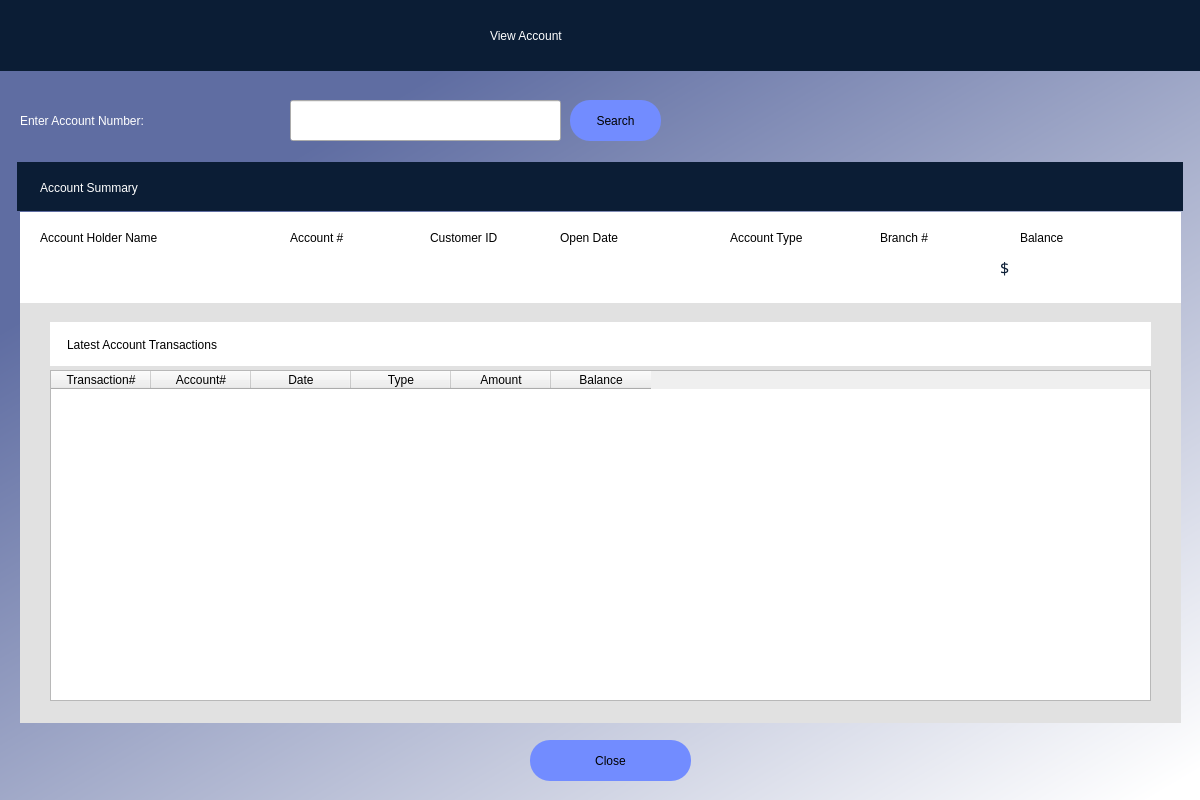
<?xml version="1.0" encoding="UTF-8"?>
<ui version="4.0">
 <class>Dialog</class>
 <widget class="QDialog" name="Dialog">
  <property name="geometry">
   <rect>
    <x>0</x>
    <y>0</y>
    <width>1200</width>
    <height>800</height>
   </rect>
  </property>
  <property name="windowTitle">
   <string>Rattler Bank Database</string>
  </property>
  <property name="windowIcon">
   <iconset>
    <normaloff>RB snake.png</normaloff>RB snake.png</iconset>
  </property>
  <property name="sizeGripEnabled">
   <bool>false</bool>
  </property>
  <widget class="QWidget" name="bgwidget" native="true">
   <property name="geometry">
    <rect>
     <x>0</x>
     <y>0</y>
     <width>1201</width>
     <height>800</height>
    </rect>
   </property>
   <property name="styleSheet">
    <string notr="true">QWidget#bgwidget{
background-color:qlineargradient(spread:pad, x1:0.242, y1:0.198727, x2:0.957, y2:1, stop:0 rgba(95, 109, 162, 255), stop:1 rgba(255, 255, 255, 255))}</string>
   </property>
   <widget class="QLabel" name="label_2">
    <property name="geometry">
     <rect>
      <x>10</x>
      <y>10</y>
      <width>321</width>
      <height>51</height>
     </rect>
    </property>
    <property name="text">
     <string/>
    </property>
    <property name="pixmap">
     <pixmap>RB3.png</pixmap>
    </property>
    <property name="scaledContents">
     <bool>true</bool>
    </property>
   </widget>
   <widget class="QLabel" name="label_6">
    <property name="geometry">
     <rect>
      <x>0</x>
      <y>0</y>
      <width>1201</width>
      <height>71</height>
     </rect>
    </property>
    <property name="styleSheet">
     <string notr="true">background-color: rgb(11, 29, 53);</string>
    </property>
    <property name="text">
     <string/>
    </property>
   </widget>
   <widget class="QLabel" name="employee_name">
    <property name="geometry">
     <rect>
      <x>10</x>
      <y>80</y>
      <width>241</width>
      <height>41</height>
     </rect>
    </property>
    <property name="styleSheet">
     <string notr="true">font: 12pt &quot;MS Shell Dlg 2&quot;;</string>
    </property>
    <property name="text">
     <string/>
    </property>
   </widget>
   <widget class="QLabel" name="label_13">
    <property name="geometry">
     <rect>
      <x>40</x>
      <y>167</y>
      <width>411</width>
      <height>41</height>
     </rect>
    </property>
    <property name="styleSheet">
     <string notr="true">font: 12pt &quot;Heebo&quot;; color:rgb(255, 255, 255)
</string>
    </property>
    <property name="text">
     <string>Account Summary</string>
    </property>
   </widget>
   <widget class="QLabel" name="label_14">
    <property name="geometry">
     <rect>
      <x>17</x>
      <y>162</y>
      <width>1166</width>
      <height>49</height>
     </rect>
    </property>
    <property name="styleSheet">
     <string notr="true">background-color: rgb(11, 29, 53);</string>
    </property>
    <property name="text">
     <string/>
    </property>
   </widget>
   <widget class="QLabel" name="label_4">
    <property name="geometry">
     <rect>
      <x>20</x>
      <y>212</y>
      <width>1161</width>
      <height>511</height>
     </rect>
    </property>
    <property name="styleSheet">
     <string notr="true">background-color: rgb(225, 225, 225);</string>
    </property>
    <property name="text">
     <string/>
    </property>
   </widget>
   <widget class="QLabel" name="label_5">
    <property name="geometry">
     <rect>
      <x>20</x>
      <y>212</y>
      <width>1161</width>
      <height>91</height>
     </rect>
    </property>
    <property name="styleSheet">
     <string notr="true">background-color: rgb(255, 255, 255);</string>
    </property>
    <property name="text">
     <string/>
    </property>
   </widget>
   <widget class="QLabel" name="label_16">
    <property name="geometry">
     <rect>
      <x>40</x>
      <y>222</y>
      <width>201</width>
      <height>31</height>
     </rect>
    </property>
    <property name="styleSheet">
     <string notr="true">
font: 8pt &quot;Heebo&quot;;
</string>
    </property>
    <property name="text">
     <string>Account Holder Name</string>
    </property>
   </widget>
   <widget class="QLabel" name="label_17">
    <property name="geometry">
     <rect>
      <x>290</x>
      <y>222</y>
      <width>201</width>
      <height>31</height>
     </rect>
    </property>
    <property name="styleSheet">
     <string notr="true">
font: 8pt &quot;Heebo&quot;;
</string>
    </property>
    <property name="text">
     <string>Account #</string>
    </property>
   </widget>
   <widget class="QLabel" name="label_18">
    <property name="geometry">
     <rect>
      <x>880</x>
      <y>222</y>
      <width>91</width>
      <height>31</height>
     </rect>
    </property>
    <property name="styleSheet">
     <string notr="true">
font: 8pt &quot;Heebo&quot;;
</string>
    </property>
    <property name="text">
     <string>Branch #</string>
    </property>
   </widget>
   <widget class="QLabel" name="customer_name">
    <property name="geometry">
     <rect>
      <x>40</x>
      <y>252</y>
      <width>201</width>
      <height>31</height>
     </rect>
    </property>
    <property name="font">
     <font>
      <family>Heebo</family>
      <pointsize>12</pointsize>
      <weight>50</weight>
      <italic>false</italic>
      <bold>false</bold>
     </font>
    </property>
    <property name="styleSheet">
     <string notr="true">font: 12pt &quot;Heebo&quot;;
</string>
    </property>
    <property name="text">
     <string/>
    </property>
   </widget>
   <widget class="QLabel" name="account_num">
    <property name="geometry">
     <rect>
      <x>290</x>
      <y>252</y>
      <width>121</width>
      <height>31</height>
     </rect>
    </property>
    <property name="font">
     <font>
      <family>Heebo</family>
      <pointsize>12</pointsize>
      <weight>50</weight>
      <italic>false</italic>
      <bold>false</bold>
     </font>
    </property>
    <property name="styleSheet">
     <string notr="true">font: 12pt &quot;Heebo&quot;;
</string>
    </property>
    <property name="text">
     <string/>
    </property>
   </widget>
   <widget class="QLabel" name="branch_num">
    <property name="geometry">
     <rect>
      <x>880</x>
      <y>252</y>
      <width>91</width>
      <height>31</height>
     </rect>
    </property>
    <property name="font">
     <font>
      <family>Heebo</family>
      <pointsize>12</pointsize>
      <weight>50</weight>
      <italic>false</italic>
      <bold>false</bold>
     </font>
    </property>
    <property name="styleSheet">
     <string notr="true">font: 12pt &quot;Heebo&quot;;
</string>
    </property>
    <property name="text">
     <string/>
    </property>
   </widget>
   <widget class="QLabel" name="balance">
    <property name="geometry">
     <rect>
      <x>1020</x>
      <y>252</y>
      <width>151</width>
      <height>31</height>
     </rect>
    </property>
    <property name="font">
     <font>
      <family>Arial Black</family>
      <pointsize>12</pointsize>
      <weight>10</weight>
      <italic>false</italic>
      <bold>false</bold>
     </font>
    </property>
    <property name="styleSheet">
     <string notr="true">font: 87 12pt &quot;Arial Black&quot;;
color: rgb(11, 29, 53);</string>
    </property>
    <property name="text">
     <string/>
    </property>
   </widget>
   <widget class="QLabel" name="label_23">
    <property name="geometry">
     <rect>
      <x>1020</x>
      <y>222</y>
      <width>201</width>
      <height>31</height>
     </rect>
    </property>
    <property name="styleSheet">
     <string notr="true">
font: 8pt &quot;Heebo&quot;;
</string>
    </property>
    <property name="text">
     <string>Balance</string>
    </property>
   </widget>
   <widget class="QLabel" name="customer_ID">
    <property name="geometry">
     <rect>
      <x>430</x>
      <y>252</y>
      <width>101</width>
      <height>31</height>
     </rect>
    </property>
    <property name="font">
     <font>
      <family>Heebo</family>
      <pointsize>12</pointsize>
      <weight>50</weight>
      <italic>false</italic>
      <bold>false</bold>
     </font>
    </property>
    <property name="styleSheet">
     <string notr="true">font: 12pt &quot;Heebo&quot;;
</string>
    </property>
    <property name="text">
     <string/>
    </property>
   </widget>
   <widget class="QLabel" name="label_25">
    <property name="geometry">
     <rect>
      <x>430</x>
      <y>222</y>
      <width>111</width>
      <height>31</height>
     </rect>
    </property>
    <property name="styleSheet">
     <string notr="true">
font: 8pt &quot;Heebo&quot;;
</string>
    </property>
    <property name="text">
     <string>Customer ID</string>
    </property>
   </widget>
   <widget class="QLabel" name="account_type">
    <property name="geometry">
     <rect>
      <x>730</x>
      <y>252</y>
      <width>111</width>
      <height>31</height>
     </rect>
    </property>
    <property name="font">
     <font>
      <family>Heebo</family>
      <pointsize>12</pointsize>
      <weight>50</weight>
      <italic>false</italic>
      <bold>false</bold>
     </font>
    </property>
    <property name="styleSheet">
     <string notr="true">font: 12pt &quot;Heebo&quot;;
</string>
    </property>
    <property name="text">
     <string/>
    </property>
   </widget>
   <widget class="QLabel" name="label_27">
    <property name="geometry">
     <rect>
      <x>730</x>
      <y>222</y>
      <width>111</width>
      <height>31</height>
     </rect>
    </property>
    <property name="styleSheet">
     <string notr="true">
font: 8pt &quot;Heebo&quot;;
</string>
    </property>
    <property name="text">
     <string>Account Type</string>
    </property>
   </widget>
   <widget class="QLabel" name="label_28">
    <property name="geometry">
     <rect>
      <x>560</x>
      <y>222</y>
      <width>111</width>
      <height>31</height>
     </rect>
    </property>
    <property name="styleSheet">
     <string notr="true">
font: 8pt &quot;Heebo&quot;;
</string>
    </property>
    <property name="text">
     <string>Open Date</string>
    </property>
   </widget>
   <widget class="QLabel" name="open_date">
    <property name="geometry">
     <rect>
      <x>560</x>
      <y>252</y>
      <width>151</width>
      <height>31</height>
     </rect>
    </property>
    <property name="font">
     <font>
      <family>Heebo</family>
      <pointsize>12</pointsize>
      <weight>50</weight>
      <italic>false</italic>
      <bold>false</bold>
     </font>
    </property>
    <property name="styleSheet">
     <string notr="true">font: 12pt &quot;Heebo&quot;;
</string>
    </property>
    <property name="text">
     <string/>
    </property>
   </widget>
   <widget class="QLabel" name="label_30">
    <property name="geometry">
     <rect>
      <x>50</x>
      <y>322</y>
      <width>1101</width>
      <height>44</height>
     </rect>
    </property>
    <property name="styleSheet">
     <string notr="true">background-color: rgb(255, 255, 255);</string>
    </property>
    <property name="text">
     <string/>
    </property>
   </widget>
   <widget class="QLabel" name="label_31">
    <property name="geometry">
     <rect>
      <x>67</x>
      <y>324</y>
      <width>411</width>
      <height>41</height>
     </rect>
    </property>
    <property name="styleSheet">
     <string notr="true">font: 10pt &quot;Heebo&quot;; </string>
    </property>
    <property name="text">
     <string>Latest Account Transactions</string>
    </property>
   </widget>
   <widget class="QLabel" name="enter_acct_num">
    <property name="geometry">
     <rect>
      <x>20</x>
      <y>100</y>
      <width>411</width>
      <height>41</height>
     </rect>
    </property>
    <property name="styleSheet">
     <string notr="true">font: 12pt &quot;Heebo&quot;; color:rgb(255, 255, 255)
</string>
    </property>
    <property name="text">
     <string>Enter Account Number:</string>
    </property>
   </widget>
   <widget class="QLineEdit" name="acct_search_field">
    <property name="geometry">
     <rect>
      <x>290</x>
      <y>100</y>
      <width>271</width>
      <height>41</height>
     </rect>
    </property>
    <property name="styleSheet">
     <string notr="true">QLineEdit:focus {
   border: 3px solid rgb(255, 217, 0);
}</string>
    </property>
   </widget>
   <widget class="QLabel" name="balance_2">
    <property name="geometry">
     <rect>
      <x>1000</x>
      <y>252</y>
      <width>21</width>
      <height>31</height>
     </rect>
    </property>
    <property name="font">
     <font>
      <family>Arial Black</family>
      <pointsize>12</pointsize>
      <weight>10</weight>
      <italic>false</italic>
      <bold>false</bold>
     </font>
    </property>
    <property name="styleSheet">
     <string notr="true">font: 87 12pt &quot;Arial Black&quot;;
color: rgb(11, 29, 53);</string>
    </property>
    <property name="text">
     <string>$</string>
    </property>
   </widget>
   <widget class="QPushButton" name="acct_search_button">
    <property name="geometry">
     <rect>
      <x>570</x>
      <y>100</y>
      <width>91</width>
      <height>41</height>
     </rect>
    </property>
    <property name="styleSheet">
     <string notr="true">QPushButton {
    border-radius: 20px;
    background-color: rgb(114, 140, 255);
    font: 9pt &quot;Heebo&quot;;
}

QPushButton:hover {
    background-color: rgb(93, 205, 245);
}

QPushButton:pressed {
    background-color:rgb(53, 93, 255)
}


</string>
    </property>
    <property name="text">
     <string>Search</string>
    </property>
   </widget>
   <widget class="QLabel" name="error">
    <property name="geometry">
     <rect>
      <x>680</x>
      <y>100</y>
      <width>501</width>
      <height>31</height>
     </rect>
    </property>
    <property name="styleSheet">
     <string notr="true">font: 11pt &quot;Arial Rounded MT Bold&quot;;
color: rgb(209, 0, 0)
</string>
    </property>
    <property name="text">
     <string/>
    </property>
   </widget>
   <widget class="QPushButton" name="close_button">
    <property name="geometry">
     <rect>
      <x>530</x>
      <y>740</y>
      <width>161</width>
      <height>41</height>
     </rect>
    </property>
    <property name="styleSheet">
     <string notr="true">QPushButton {
    border-radius: 20px;
    background-color: rgb(114, 140, 255);
    font: 9pt &quot;Heebo&quot;;
}

QPushButton:hover {
    background-color: rgb(93, 205, 245);
}

QPushButton:pressed {
    background-color:rgb(53, 93, 255)
}</string>
    </property>
    <property name="text">
     <string>Close</string>
    </property>
   </widget>
   <widget class="QTableWidget" name="ctrans_table_Widget">
    <property name="geometry">
     <rect>
      <x>50</x>
      <y>370</y>
      <width>1101</width>
      <height>331</height>
     </rect>
    </property>
    <property name="sizePolicy">
     <sizepolicy hsizetype="Fixed" vsizetype="Expanding">
      <horstretch>0</horstretch>
      <verstretch>0</verstretch>
     </sizepolicy>
    </property>
    <property name="font">
     <font>
      <family>Heebo</family>
      <pointsize>8</pointsize>
      <weight>50</weight>
      <italic>false</italic>
      <bold>false</bold>
     </font>
    </property>
    <property name="styleSheet">
     <string notr="true">font: 8pt &quot;Heebo&quot;;</string>
    </property>
    <property name="horizontalScrollBarPolicy">
     <enum>Qt::ScrollBarAlwaysOff</enum>
    </property>
    <property name="columnCount">
     <number>6</number>
    </property>
    <attribute name="horizontalHeaderCascadingSectionResizes">
     <bool>false</bool>
    </attribute>
    <column>
     <property name="text">
      <string>Transaction#</string>
     </property>
    </column>
    <column>
     <property name="text">
      <string>Account#</string>
     </property>
    </column>
    <column>
     <property name="text">
      <string>Date</string>
     </property>
    </column>
    <column>
     <property name="text">
      <string>Type</string>
     </property>
    </column>
    <column>
     <property name="text">
      <string>Amount</string>
     </property>
    </column>
    <column>
     <property name="text">
      <string>Balance</string>
     </property>
    </column>
   </widget>
   <widget class="QLabel" name="make_deposit_label">
    <property name="geometry">
     <rect>
      <x>490</x>
      <y>15</y>
      <width>411</width>
      <height>41</height>
     </rect>
    </property>
    <property name="styleSheet">
     <string notr="true">font: 75 16pt &quot;Gadugi&quot;; color:rgb(255, 255, 255)</string>
    </property>
    <property name="text">
     <string>View Account</string>
    </property>
   </widget>
   <zorder>label_6</zorder>
   <zorder>label_2</zorder>
   <zorder>employee_name</zorder>
   <zorder>label_14</zorder>
   <zorder>label_4</zorder>
   <zorder>label_5</zorder>
   <zorder>label_16</zorder>
   <zorder>label_17</zorder>
   <zorder>label_18</zorder>
   <zorder>customer_name</zorder>
   <zorder>account_num</zorder>
   <zorder>branch_num</zorder>
   <zorder>balance</zorder>
   <zorder>label_23</zorder>
   <zorder>customer_ID</zorder>
   <zorder>label_25</zorder>
   <zorder>account_type</zorder>
   <zorder>label_27</zorder>
   <zorder>label_28</zorder>
   <zorder>open_date</zorder>
   <zorder>label_30</zorder>
   <zorder>label_31</zorder>
   <zorder>label_13</zorder>
   <zorder>enter_acct_num</zorder>
   <zorder>acct_search_field</zorder>
   <zorder>balance_2</zorder>
   <zorder>acct_search_button</zorder>
   <zorder>error</zorder>
   <zorder>close_button</zorder>
   <zorder>ctrans_table_Widget</zorder>
   <zorder>make_deposit_label</zorder>
  </widget>
 </widget>
 <resources/>
 <connections/>
</ui>
